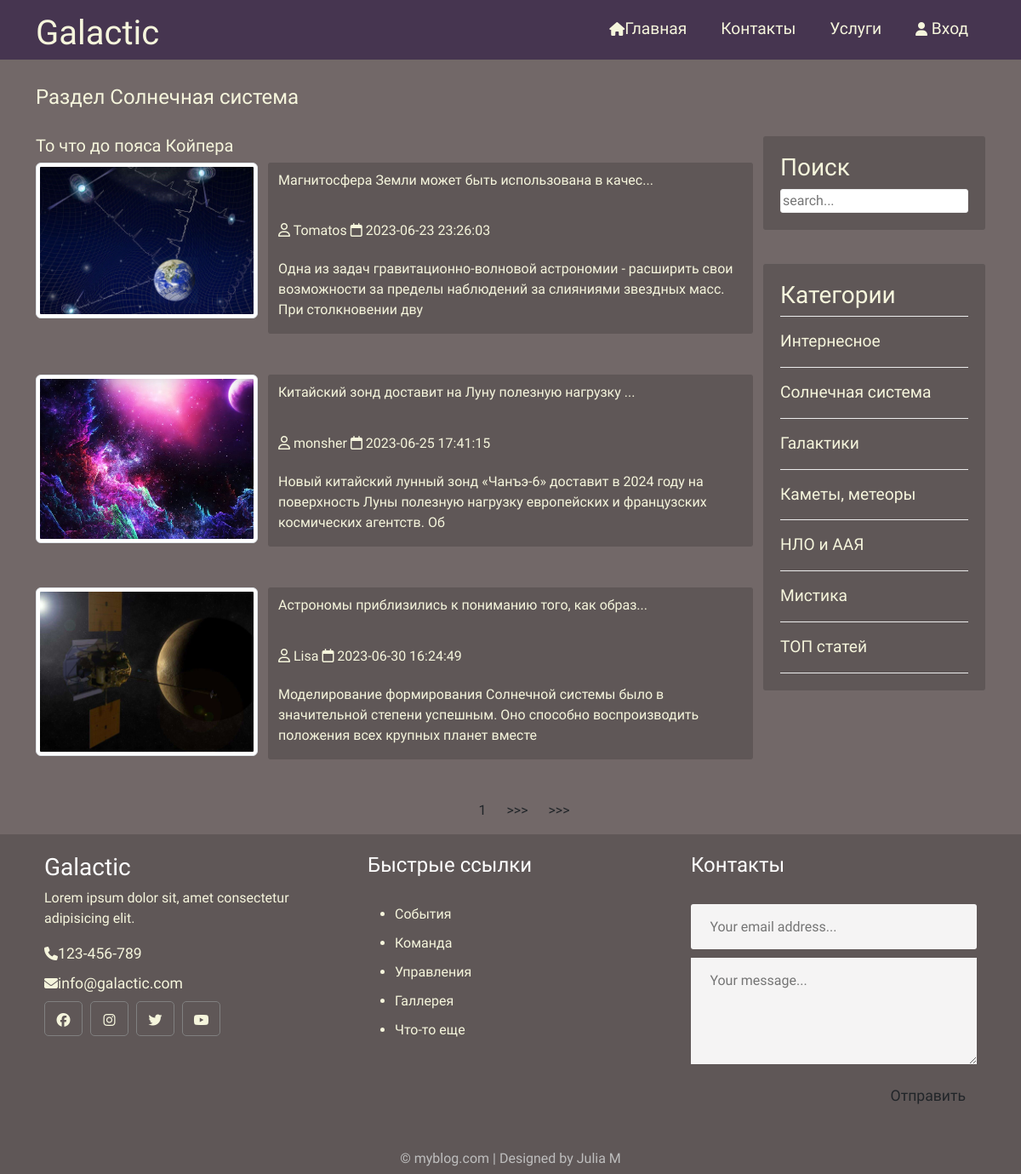
/category.php?id=2, run on the app's committed database.
### tables this page shows
CREATE TABLE `category` (
  `id` int NOT NULL,
  `name` varchar(128) NOT NULL,
  `description` text NOT NULL
);

CREATE TABLE `posts` (
  `id` int NOT NULL,
  `id_user` int NOT NULL,
  `title` varchar(256) NOT NULL,
  `image` varchar(256) NOT NULL,
  `content` text NOT NULL,
  `status` tinyint NOT NULL,
  `id_topic` int DEFAULT NULL,
  `create_date` datetime NOT NULL DEFAULT CURRENT_TIMESTAMP
);

CREATE TABLE `users` (
  `id` int NOT NULL,
  `admin` tinyint NOT NULL,
  `username` varchar(256) NOT NULL,
  `email` varchar(256) NOT NULL,
  `password` varchar(256) NOT NULL,
  `created` timestamp NOT NULL DEFAULT CURRENT_TIMESTAMP
);

### app/database/db.php (called while the page is built, shortened)
<?php
require 'connect.php';
function dbCheckErr($query){
    $errInfo = $query->errorInfo();
    return true;
}
function selectAll($table, $params = []){
    global $pdo;
    $sql = "SELECT * FROM $table";
    $query = $pdo->prepare($sql);
    $query->execute();
    return $query->fetchAll();
}
function SelectONE($table, $params = []){
        global $pdo;
        $sql = "SELECT * FROM $table";
    if(!empty(is_array($params))){
        $i=0;
        foreach($params as $key => $value){
            if($i === 0){
                $sql = $sql . " WHERE " . " $key = $value";
            }else{
                $sql = $sql . " AND " . " $key = $value";
            }
        $i++;
          }
        }
        $query = $pdo->prepare($sql);
        $query->execute();
        return $query->fetch();
    }
function selectAllFromPostsWithUsersOnCategory($table1, $table2, $id){
    $id = $_GET['id'];
    global $pdo;
    $sql =
    "SELECT p.*, u.username FROM $table1 AS p JOIN $table2 AS u ON p.id_user = u.id WHERE p.status = 1 AND p.id_topic = $id";
    $query = $pdo->prepare($sql);
    $query->execute();
    return $query->fetchAll();
}

### app/control/topics.php (called while the page is built, shortened)
<?php
include $_SERVER['DOCUMENT_ROOT'] . "/cosmo/app/database/db.php";
$topics = selectALL('category');

### category.php (the view)
<?php
include "./app/include/header.php";
include "./app/control/topics.php";
$catygories = selectAllFromPostsWithUsersOnCategory('posts','users',['id_topic' => $_GET['id']]  );
$name = SelectONE('category', ['id' => $_GET['id']] );
?>
<div class="container">
    <div class="content row">
        <div class="main-content col-md-9 col-12">
           <?php if (empty($catygories)): ?>
            <h5> В этом разделе нет постов</h5>
            <?php else: ?>
                <h4>Раздел  <?=$name['name'];?> </h4>
            <h5>  <?=$name['description'];?> </h5>
            <?php foreach ($catygories as $key => $post) :?>
            <div class="post row">
                <div class="img col-12 col-md-4">
                    <img class="img-thumbnail" src="<?=BASE_URL ."assets/image/postsImg/" . $post['image'] ?>"
                        alt="<?=$post['title'];?>">
                </div>
                <div class="post_text col-12 col-md-8">
                    <h3>
                        <a href="<?=BASE_URL ."single.php?id=" . $post['id'];?>">
                            <?=mb_substr($post['title'], 0, 50) . "...";?></a>
                    </h3>
                    <i class="far fa-user"></i> <?=$post['username'];?>
                    <i class="far fa-calendar"></i> <?=$post['create_date'];?>
                    <p class="preview-text"><?=mb_substr($post['content'], 0, 150, 'UTF-8' ) ;?></p>
                </div>
            </div>
            <?php endforeach; ?>
            <?php endif; ?>
        </div>
        <div class="sidebar col-md-3 col-12">
            <div class="section search">
                <h3>Поиск</h3>
                <form action="search.php" method="post">
                    <input type="text" name="search-term" class="text-input" placeholder="search...">
                </form>
            </div>
            <div class="section topics">
                <h3>Категории</h3>
                <ul>
                    <?php foreach($topics as $key => $topic): ?>
                    <li><a href="<?=BASE_URL . "category.php?id=" . $topic['id']; ?>"><?=$topic['name']; ?></a></li>
                    <?php endforeach ?>
                </ul>
            </div>
        </div>
    </div>
</div>
<?php include './app/include/pagination.php'; ?>
<?php
include "./app/include/footer.php";
?>

### assets/css/style.css (style rules this page uses)
* { font-family: 'Advent Pro', sans-serif; font-size: 16px; }
body { background: #726868 !important; display: flex; flex-direction: column; height:100vh; margin: 0; padding: 0; }
.container { flex: 1; }
a { text-decoration: none ; color: inherit !important; }
input { pudding: 10px 12px; display: block; width: 100%; border-radius: 3px; border: 1px solid #ececec; line-height: 1.5rem; color: #444444; font-weight: 500; }
.main-content { color: beige; }
.main-content h4 { margin: 30px 0; }
.main-content .post { margin-bottom: 3em; }
.main-content .post_text { background: #5f5757; border-radius: 3px; }
.main-content .post .post_text i { margin: 30px auto 10px; }
.sidebar { margin: 50px 0 20px 0px; color: beige; }
.sidebar .section { margin-top: 40px; background: #5f5757; border-radius: 3px; padding: 20px; }
.sidebar .topics ul { margin: 0px; padding: 0px; list-style: none; border-top: 1px solid #ececec; }
.sidebar .topics ul a { display: block; padding: 15px 0px 15px 0px; border-bottom: 1px solid #ececec; transition: .3s; text-decoration: none; font-weight: 500; color: #5c5c5c; font-size: 1.2em; }

### data on the page
category: name "Солнечная система", description "То что до пояса Койпера"
posts: image (picture), title "Магнитосфера Земли может быть использована в качес", id_user.username "Tomatos", create_date "2023-06-23 23:26:03", content "Одна из задач гравитационно-волновой астрономии - расширить свои возможности за пределы наблюдений за слияниями звездных масс. При столкновении дву"
posts: image (picture), title "Китайский зонд доставит на Луну полезную нагрузку", id_user.username "monsher", create_date "2023-06-25 17:41:15", content "Новый китайский лунный зонд «Чанъэ-6» доставит в 2024 году на поверхность Луны полезную нагрузку европейских и французских космических агентств. Об"
posts: image (picture), title "Астрономы приблизились к пониманию того, как образ", id_user.username "Lisa", create_date "2023-06-30 16:24:49", content "Моделирование формирования Солнечной системы было в значительной степени успешным. Оно способно воспроизводить положения всех крупных планет вместе"
category: name "Интернесное"
category: name "Галактики"
category: name "Каметы, метеоры"
category: name "НЛО и ААЯ"
category: name "Мистика"
category: name "ТОП статей"
